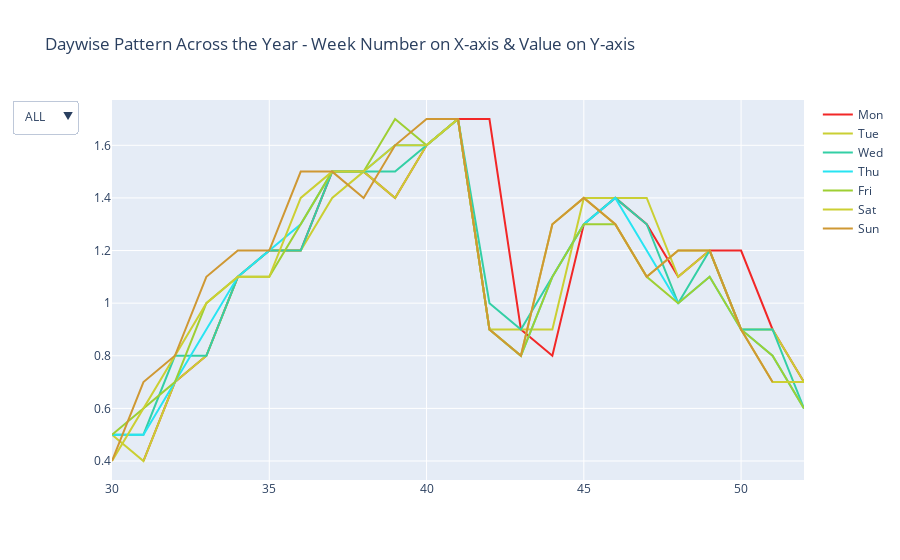

The notebook cell this image was saved under:
### Code cell
import plotly.graph_objects as go
import pandas as pd

# Initialize figure
fig = go.Figure()

# Add Traces
fig.add_trace(
    go.Scatter(x=list(data_yr_p.index),
               y=list(data_yr_p.Monday),
               name="Mon",
               line=dict(color="#F22727")))

fig.add_trace(
    go.Scatter(x=list(data_yr_p.index),
               y=[data_yr_p.Monday.mean()] * len(data_yr_p.index),
               name="Mon Average",
               visible=False,
               line=dict(color="#F22727", dash="dash")))

fig.add_trace(
    go.Scatter(x=list(data_yr_p.index),
               y=list(data_yr_p.Tuesday),
               name="Tue",
               line=dict(color="#CACF33")))

fig.add_trace(
    go.Scatter(x=list(data_yr_p.index),
               y=[data_yr_p.Tuesday.mean()] * len(data_yr_p.index),
               name="Tue Average",
               visible=False,
               line=dict(color="#CACF33", dash="dash")))

fig.add_trace(
    go.Scatter(x=list(data_yr_p.index),
               y=list(data_yr_p.Wednesday),
               name="Wed",
               line=dict(color="#33CFA5")))

fig.add_trace(
    go.Scatter(x=list(data_yr_p.index),
               y=[data_yr_p.Wednesday.mean()] * len(data_yr_p.index),
               name="Wed Average",
               visible=False,
               line=dict(color="#33CFA5", dash="dash")))

fig.add_trace(
    go.Scatter(x=list(data_yr_p.index),
               y=list(data_yr_p.Thursday),
               name="Thu",
               line=dict(color="#27E4F2")))

fig.add_trace(
    go.Scatter(x=list(data_yr_p.index),
               y=[data_yr_p.Thursday.mean()] * len(data_yr_p.index),
               name="Thu Average",
               visible=False,
               line=dict(color="#27E4F2", dash="dash")))

fig.add_trace(
    go.Scatter(x=list(data_yr_p.index),
               y=list(data_yr_p.Friday),
               name="Fri",
               line=dict(color="#9ECF33")))

fig.add_trace(
    go.Scatter(x=list(data_yr_p.index),
               y=[data_yr_p.Friday.mean()] * len(data_yr_p.index),
               name="Fri Average",
               visible=False,
               line=dict(color="#9ECF33", dash="dash")))


fig.add_trace(
    go.Scatter(x=list(data_yr_p.index),
               y=list(data_yr_p.Saturday),
               name="Sat",
               line=dict(color="#CCCF33")))

fig.add_trace(
    go.Scatter(x=list(data_yr_p.index),
               y=[data_yr_p.Saturday.mean()] * len(data_yr_p.index),
               name="Sat Average",
               visible=False,
               line=dict(color="#CCCF33", dash="dash")))


fig.add_trace(
    go.Scatter(x=list(data_yr_p.index),
               y=list(data_yr_p.Sunday),
               name="Sun",
               line=dict(color="#CF9833")))

fig.add_trace(
    go.Scatter(x=list(data_yr_p.index),
               y=[data_yr_p.Sunday.mean()] * len(data_yr_p.index),
               name="Sun Average",
               visible=False,
               line=dict(color="#CF9833", dash="dash")))


Mon_annotations = [dict(x=26,
                         y=data_yr_p.Monday.mean(),
                         xref="x", yref="y",
                         text="Mon Average:<br> %.3f" % data_yr_p.Monday.mean(),
                         ax=0, ay=-40),
                    dict(x=data_yr_p.Monday.idxmax(),
                         y=data_yr_p.Monday.max(),
                         xref="x", yref="y",
                         text="Mon Max:<br> %.3f" % data_yr_p.Monday.max(),
                         ax=-40, ay=-40),
                   dict(x=data_yr_p.Monday.idxmin(),
                        y=data_yr_p.Monday.min(),
                        xref="x", yref="y",
                        text="Mon Min:<br> %.3f" % data_yr_p.Monday.min(),
                        ax=0, ay=40)]

Tue_annotations = [dict(x=26,
                         y=data_yr_p.Tuesday.mean(),
                         xref="x", yref="y",
                         text="Tue Average:<br> %.3f" % data_yr_p.Tuesday.mean(),
                         ax=0, ay=-40),
                    dict(x=data_yr_p.Tuesday.idxmax(),
                         y=data_yr_p.Tuesday.max(),
                         xref="x", yref="y",
                         text="Tue Max:<br> %.3f" % data_yr_p.Tuesday.max(),
                         ax=-40, ay=-40),
                   dict(x=data_yr_p.Tuesday.idxmin(),
                        y=data_yr_p.Tuesday.min(),
                        xref="x", yref="y",
                        text="Tue Min:<br> %.3f" % data_yr_p.Tuesday.min(),
                        ax=0, ay=40)]


Wed_annotations = [dict(x=26,
                         y=data_yr_p.Wednesday.mean(),
                         xref="x", yref="y",
                         text="Wed Average:<br> %.3f" % data_yr_p.Wednesday.mean(),
                         ax=0, ay=-40),
                    dict(x=data_yr_p.Wednesday.idxmax(),
                         y=data_yr_p.Wednesday.max(),
                         xref="x", yref="y",
                         text="Wed Max:<br> %.3f" % data_yr_p.Wednesday.max(),
                         ax=-40, ay=-40),
                   dict(x=data_yr_p.Wednesday.idxmin(),
                        y=data_yr_p.Wednesday.min(),
                        xref="x", yref="y",
                        text="Fri Min:<br> %.3f" % data_yr_p.Wednesday.min(),
                        ax=0, ay=40)]


Thu_annotations = [dict(x=26,
                         y=data_yr_p.Thursday.mean(),
                         xref="x", yref="y",
                         text="Thu Average:<br> %.3f" % data_yr_p.Thursday.mean(),
                         ax=0, ay=-40),
                    dict(x=data_yr_p.Thursday.idxmax(),
                         y=data_yr_p.Thursday.max(),
                         xref="x", yref="y",
                         text="Thu Max:<br> %.3f" % data_yr_p.Thursday.max(),
                         ax=-40, ay=-40),
                   dict(x=data_yr_p.Thursday.idxmin(),
                        y=data_yr_p.Thursday.min(),
                        xref="x", yref="y",
                        text="Fri Min:<br> %.3f" % data_yr_p.Thursday.min(),
                        ax=0, ay=40)]

Fri_annotations = [dict(x=26,
                         y=data_yr_p.Friday.mean(),
                         xref="x", yref="y",
                         text="Fri Average:<br> %.3f" % data_yr_p.Friday.mean(),
                         ax=0, ay=-40),
                    dict(x=data_yr_p.Friday.idxmax(),
                         y=data_yr_p.Friday.max(),
                         xref="x", yref="y",
                         text="Fri Max:<br> %.3f" % data_yr_p.Friday.max(),
                         ax=-40, ay=-40),
                   dict(x=data_yr_p.Friday.idxmin(),
                        y=data_yr_p.Friday.min(),
                        xref="x", yref="y",
                        text="Fri Min:<br> %.3f" % data_yr_p.Friday.min(),
                        ax=0, ay=40)]


Sat_annotations = [dict(x=26,
                         y=data_yr_p.Saturday.mean(),
                         xref="x", yref="y",
                         text="Sat Average:<br> %.3f" % data_yr_p.Saturday.mean(),
                         ax=0, ay=-40),
                    dict(x=data_yr_p.Saturday.idxmax(),
                         y=data_yr_p.Saturday.max(),
                         xref="x", yref="y",
                         text="Sat Max:<br> %.3f" % data_yr_p.Saturday.max(),
                         ax=-40, ay=-40),
                   dict(x=data_yr_p.Saturday.idxmin(),
                        y=data_yr_p.Saturday.min(),
                        xref="x", yref="y",
                        text="Sat Min:<br> %.3f" % data_yr_p.Saturday.min(),
                        ax=0, ay=40)]

Sun_annotations = [dict(x=26,
                        y=data_yr_p.Sunday.mean(),
                        xref="x", yref="y",
                        text="Sun Average:<br> %.3f" % data_yr_p.Sunday.mean(),
                        ax=0, ay=40),
                   dict(x=data_yr_p.Sunday.idxmax(),
                        y=data_yr_p.Sunday.max(),
                        xref="x", yref="y",
                        text="Sun Max:<br> %.3f" % data_yr_p.Sunday.max(),
                        ax=0, ay=40),
                   dict(x=data_yr_p.Sunday.idxmin(),
                        y=data_yr_p.Sunday.min(),
                        xref="x", yref="y",
                        text="Sun Min:<br> %.3f" % data_yr_p.Sunday.min(),
                        ax=0, ay=40)
                  ]

fig.update_layout(
    updatemenus=[
        dict(
            active=0,
            buttons=list([
                dict(label="ALL",
                     method="update",
                     args=[{"visible": [True, False, True, False, True, False, True, False, True, False, True, False, True, False]},
                           {"title": "ALL",
                            "annotations": []}]),
                dict(label="Mon",
                     method="update",
                     args=[{"visible": [True, True, False, False, False, False, False, False, False, False, False, False, False, False]},
                           {"title": "Monday",
                            "annotations": Mon_annotations}]),
                dict(label="Tue",
                     method="update",
                     args=[{"visible": [False, False, True, True, False, False, False, False, False, False, False, False, False, False]},
                           {"title": "Tuesday",
                            "annotations": Tue_annotations}]),
                dict(label="Wed",
                     method="update",
                     args=[{"visible": [False, False, False, False, True, True, False, False, False, False, False, False, False, False]},
                           {"title": "Wednesday",
                            "annotations": Wed_annotations}]),
                dict(label="Thu",
                     method="update",
                     args=[{"visible": [False, False, False, False, False, False, True, True, False, False, False, False, False, False]},
                           {"title": "Thursday",
                            "annotations": Thu_annotations}]),
                dict(label="Fri",
                     method="update",
                     args=[{"visible": [False, False, False, False, False, False, False, False, True, True, False, False, False, False]},
                           {"title": "Friday",
                            "annotations": Fri_annotations}]),
                
                dict(label="Sat",
                     method="update",
                     args=[{"visible": [False, False, False, False, False, False, False, False, False, False, True, True, False, False]},
                           {"title": "Saturday",
                            "annotations": Sat_annotations}]),
                
                dict(label="Sun",
                     method="update",
                     args=[{"visible": [False, False, False, False, False, False, False, False, False, False, False, False, True, True]},
                           {"title": "Sunday",
                            "annotations": Sun_annotations}]),
            ]),
        )
    ])

# Set title
fig.update_layout(title_text="Daywise Pattern Across the Year - Week Number on X-axis & Value on Y-axis")

fig.show()
print('This is a Dynamic plot. Will be visible only after execution of this cell')

### Figure 1 — Plotly figure (JSON) as saved in the notebook; plotly's stock layout.template omitted (floating-point values rounded to 4 significant figures)
{"data": [{"line": {"color": "#F22727"}, "name": "Mon", "type": "scatter", "x": [30, 31, 32, 33, 34, 35, 36, 37, 38, 39, 40, 41, 42, 43, 44, 45, 46, 47, 48, 49, 50, 51, 52], "y": [null, 0.4, 0.7, 0.8, 1.1, 1.2, 1.2, 1.5, 1.5, 1.4, 1.6, 1.7, 1.7, 0.9, 0.8, 1.3, 1.4, 1.3, 1.1, 1.2, 1.2, 0.9, 0.7]}, {"line": {"color": "#F22727", "dash": "dash"}, "name": "Mon Average", "type": "scatter", "visible": false, "x": [30, 31, 32, 33, 34, 35, 36, 37, 38, 39, 40, 41, 42, 43, 44, 45, 46, 47, 48, 49, 50, 51, 52], "y": [1.164, 1.164, 1.164, 1.164, 1.164, 1.164, 1.164, 1.164, 1.164, 1.164, 1.164, 1.164, 1.164, 1.164, 1.164, 1.164, 1.164, 1.164, 1.164, 1.164, 1.164, 1.164, 1.164]}, {"line": {"color": "#CACF33"}, "name": "Tue", "type": "scatter", "x": [30, 31, 32, 33, 34, 35, 36, 37, 38, 39, 40, 41, 42, 43, 44, 45, 46, 47, 48, 49, 50, 51, 52], "y": [0.5, 0.4, 0.7, 0.8, 1.1, 1.2, 1.2, 1.4, 1.5, 1.4, 1.6, 1.7, 0.9, 0.9, 0.9, 1.4, 1.4, 1.4, 1.1, 1.2, 0.9, 0.9, 0.7]}, {"line": {"color": "#CACF33", "dash": "dash"}, "name": "Tue Average", "type": "scatter", "visible": false, "x": [30, 31, 32, 33, 34, 35, 36, 37, 38, 39, 40, 41, 42, 43, 44, 45, 46, 47, 48, 49, 50, 51, 52], "y": [1.096, 1.096, 1.096, 1.096, 1.096, 1.096, 1.096, 1.096, 1.096, 1.096, 1.096, 1.096, 1.096, 1.096, 1.096, 1.096, 1.096, 1.096, 1.096, 1.096, 1.096, 1.096, 1.096]}, {"line": {"color": "#33CFA5"}, "name": "Wed", "type": "scatter", "x": [30, 31, 32, 33, 34, 35, 36, 37, 38, 39, 40, 41, 42, 43, 44, 45, 46, 47, 48, 49, 50, 51, 52], "y": [0.5, 0.5, 0.8, 0.8, 1.1, 1.2, 1.2, 1.5, 1.5, 1.5, 1.6, 1.7, 1, 0.9, 1.1, 1.3, 1.4, 1.3, 1, 1.2, 0.9, 0.9, 0.6]}, {"line": {"color": "#33CFA5", "dash": "dash"}, "name": "Wed Average", "type": "scatter", "visible": false, "x": [30, 31, 32, 33, 34, 35, 36, 37, 38, 39, 40, 41, 42, 43, 44, 45, 46, 47, 48, 49, 50, 51, 52], "y": [1.109, 1.109, 1.109, 1.109, 1.109, 1.109, 1.109, 1.109, 1.109, 1.109, 1.109, 1.109, 1.109, 1.109, 1.109, 1.109, 1.109, 1.109, 1.109, 1.109, 1.109, 1.109, 1.109]}, {"line": {"color": "#27E4F2"}, "name": "Thu", "type": "scatter", "x": [30, 31, 32, 33, 34, 35, 36, 37, 38, 39, 40, 41, 42, 43, 44, 45, 46, 47, 48, 49, 50, 51, 52], "y": [0.5, 0.5, 0.7, 0.9, 1.1, 1.2, 1.3, 1.5, 1.5, 1.6, 1.6, 1.7, 0.9, 0.8, 1.1, 1.3, 1.4, 1.2, 1, 1.1, 0.9, 0.8, 0.6]}, {"line": {"color": "#27E4F2", "dash": "dash"}, "name": "Thu Average", "type": "scatter", "visible": false, "x": [30, 31, 32, 33, 34, 35, 36, 37, 38, 39, 40, 41, 42, 43, 44, 45, 46, 47, 48, 49, 50, 51, 52], "y": [1.096, 1.096, 1.096, 1.096, 1.096, 1.096, 1.096, 1.096, 1.096, 1.096, 1.096, 1.096, 1.096, 1.096, 1.096, 1.096, 1.096, 1.096, 1.096, 1.096, 1.096, 1.096, 1.096]}, {"line": {"color": "#9ECF33"}, "name": "Fri", "type": "scatter", "x": [30, 31, 32, 33, 34, 35, 36, 37, 38, 39, 40, 41, 42, 43, 44, 45, 46, 47, 48, 49, 50, 51, 52], "y": [0.5, 0.6, 0.7, 1, 1.1, 1.1, 1.3, 1.5, 1.5, 1.7, 1.6, 1.7, 0.9, 0.8, 1.1, 1.3, 1.3, 1.1, 1, 1.1, 0.9, 0.8, 0.6]}, {"line": {"color": "#9ECF33", "dash": "dash"}, "name": "Fri Average", "type": "scatter", "visible": false, "x": [30, 31, 32, 33, 34, 35, 36, 37, 38, 39, 40, 41, 42, 43, 44, 45, 46, 47, 48, 49, 50, 51, 52], "y": [1.096, 1.096, 1.096, 1.096, 1.096, 1.096, 1.096, 1.096, 1.096, 1.096, 1.096, 1.096, 1.096, 1.096, 1.096, 1.096, 1.096, 1.096, 1.096, 1.096, 1.096, 1.096, 1.096]}, {"line": {"color": "#CCCF33"}, "name": "Sat", "type": "scatter", "x": [30, 31, 32, 33, 34, 35, 36, 37, 38, 39, 40, 41, 42, 43, 44, 45, 46, 47, 48, 49, 50, 51, 52], "y": [0.4, 0.6, 0.8, 1, 1.1, 1.1, 1.4, 1.5, 1.5, 1.6, 1.6, 1.7, 0.9, 0.8, 1.3, 1.4, 1.3, 1.1, 1.2, 1.2, 0.9, 0.7, 0.7]}, {"line": {"color": "#CCCF33", "dash": "dash"}, "name": "Sat Average", "type": "scatter", "visible": false, "x": [30, 31, 32, 33, 34, 35, 36, 37, 38, 39, 40, 41, 42, 43, 44, 45, 46, 47, 48, 49, 50, 51, 52], "y": [1.122, 1.122, 1.122, 1.122, 1.122, 1.122, 1.122, 1.122, 1.122, 1.122, 1.122, 1.122, 1.122, 1.122, 1.122, 1.122, 1.122, 1.122, 1.122, 1.122, 1.122, 1.122, 1.122]}, {"line": {"color": "#CF9833"}, "name": "Sun", "type": "scatter", "x": [30, 31, 32, 33, 34, 35, 36, 37, 38, 39, 40, 41, 42, 43, 44, 45, 46, 47, 48, 49, 50, 51, 52], "y": [0.4, 0.7, 0.8, 1.1, 1.2, 1.2, 1.5, 1.5, 1.4, 1.6, 1.7, 1.7, 0.9, 0.8, 1.3, 1.4, 1.3, 1.1, 1.2, 1.2, 0.9, 0.7, null]}, {"line": {"color": "#CF9833", "dash": "dash"}, "name": "Sun Average", "type": "scatter", "visible": false, "x": [30, 31, 32, 33, 34, 35, 36, 37, 38, 39, 40, 41, 42, 43, 44, 45, 46, 47, 48, 49, 50, 51, 52], "y": [1.164, 1.164, 1.164, 1.164, 1.164, 1.164, 1.164, 1.164, 1.164, 1.164, 1.164, 1.164, 1.164, 1.164, 1.164, 1.164, 1.164, 1.164, 1.164, 1.164, 1.164, 1.164, 1.164]}], "layout": {"title": {"text": "Daywise Pattern Across the Year - Week Number on X-axis & Value on Y-axis"}, "updatemenus": [{"active": 0, "buttons": [{"args": [{"visible": [true, false, true, false, true, false, true, false, true, false, true, false, true, false]}, {"annotations": [], "title": "ALL"}], "label": "ALL", "method": "update"}, {"args": [{"visible": [true, true, false, false, false, false, false, false, false, false, false, false, false, false]}, {"annotations": [{"ax": 0, "ay": -40, "text": "Mon Average:<br> 1.164", "x": 26, "xref": "x", "y": 1.164, "yref": "y"}, {"ax": -40, "ay": -40, "text": "Mon Max:<br> 1.700", "x": 41, "xref": "x", "y": 1.7, "yref": "y"}, {"ax": 0, "ay": 40, "text": "Mon Min:<br> 0.400", "x": 31, "xref": "x", "y": 0.4, "yref": "y"}], "title": "Monday"}], "label": "Mon", "method": "update"}, {"args": [{"visible": [false, false, true, true, false, false, false, false, false, false, false, false, false, false]}, {"annotations": [{"ax": 0, "ay": -40, "text": "Tue Average:<br> 1.096", "x": 26, "xref": "x", "y": 1.096, "yref": "y"}, {"ax": -40, "ay": -40, "text": "Tue Max:<br> 1.700", "x": 41, "xref": "x", "y": 1.7, "yref": "y"}, {"ax": 0, "ay": 40, "text": "Tue Min:<br> 0.400", "x": 31, "xref": "x", "y": 0.4, "yref": "y"}], "title": "Tuesday"}], "label": "Tue", "method": "update"}, {"args": [{"visible": [false, false, false, false, true, true, false, false, false, false, false, false, false, false]}, {"annotations": [{"ax": 0, "ay": -40, "text": "Wed Average:<br> 1.109", "x": 26, "xref": "x", "y": 1.109, "yref": "y"}, {"ax": -40, "ay": -40, "text": "Wed Max:<br> 1.700", "x": 41, "xref": "x", "y": 1.7, "yref": "y"}, {"ax": 0, "ay": 40, "text": "Fri Min:<br> 0.500", "x": 30, "xref": "x", "y": 0.5, "yref": "y"}], "title": "Wednesday"}], "label": "Wed", "method": "update"}, {"args": [{"visible": [false, false, false, false, false, false, true, true, false, false, false, false, false, false]}, {"annotations": [{"ax": 0, "ay": -40, "text": "Thu Average:<br> 1.096", "x": 26, "xref": "x", "y": 1.096, "yref": "y"}, {"ax": -40, "ay": -40, "text": "Thu Max:<br> 1.700", "x": 41, "xref": "x", "y": 1.7, "yref": "y"}, {"ax": 0, "ay": 40, "text": "Fri Min:<br> 0.500", "x": 30, "xref": "x", "y": 0.5, "yref": "y"}], "title": "Thursday"}], "label": "Thu", "method": "update"}, {"args": [{"visible": [false, false, false, false, false, false, false, false, true, true, false, false, false, false]}, {"annotations": [{"ax": 0, "ay": -40, "text": "Fri Average:<br> 1.096", "x": 26, "xref": "x", "y": 1.096, "yref": "y"}, {"ax": -40, "ay": -40, "text": "Fri Max:<br> 1.700", "x": 39, "xref": "x", "y": 1.7, "yref": "y"}, {"ax": 0, "ay": 40, "text": "Fri Min:<br> 0.500", "x": 30, "xref": "x", "y": 0.5, "yref": "y"}], "title": "Friday"}], "label": "Fri", "method": "update"}, {"args": [{"visible": [false, false, false, false, false, false, false, false, false, false, true, true, false, false]}, {"annotations": [{"ax": 0, "ay": -40, "text": "Sat Average:<br> 1.122", "x": 26, "xref": "x", "y": 1.122, "yref": "y"}, {"ax": -40, "ay": -40, "text": "Sat Max:<br> 1.700", "x": 41, "xref": "x", "y": 1.7, "yref": "y"}, {"ax": 0, "ay": 40, "text": "Sat Min:<br> 0.400", "x": 30, "xref": "x", "y": 0.4, "yref": "y"}], "title": "Saturday"}], "label": "Sat", "method": "update"}, {"args": [{"visible": [false, false, false, false, false, false, false, false, false, false, false, false, true, true]}, {"annotations": [{"ax": 0, "ay": 40, "text": "Sun Average:<br> 1.164", "x": 26, "xref": "x", "y": 1.164, "yref": "y"}, {"ax": 0, "ay": 40, "text": "Sun Max:<br> 1.700", "x": 40, "xref": "x", "y": 1.7, "yref": "y"}, {"ax": 0, "ay": 40, "text": "Sun Min:<br> 0.400", "x": 30, "xref": "x", "y": 0.4, "yref": "y"}], "title": "Sunday"}], "label": "Sun", "method": "update"}]}]}}
